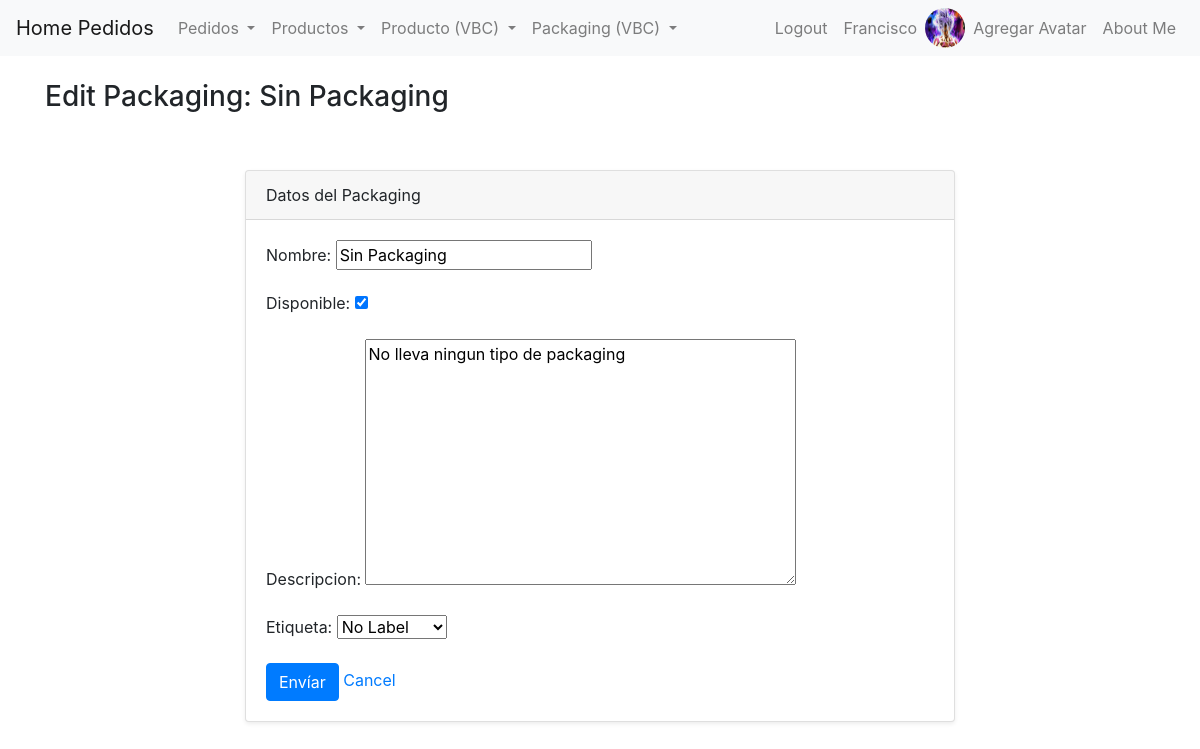
The app's page /pedidos/packaging/vbc/1/update/ (signed in) with its own data.
### pedidos/models.py (models this page shows, shortened)
class Avatar(models.Model):
    user = models.OneToOneField(User, on_delete=models.CASCADE, related_name='avatar')
    image = models.ImageField(upload_to='avatars/')

class Packaging(models.Model):
    class Etiqueta(models.TextChoices):
        LIBRE_DE_GLUTEN = 'Gluten Free' , 'Gluten Free'
        VEGANO = 'Vegan' , 'Vegan'
        CONTIENE_TRIGO = 'With Wheat' , 'With Wheat'
        LIBRE_DE_AZUCAR = 'Sugar Free' , 'Sugar Free'
        SIN_ETIQUETA = 'No Label' , 'No Label'
    nombre = models.CharField(max_length=100)
    disponible = models.BooleanField(default=True)
    descripcion = models.TextField(blank=True, null=True)
    etiqueta = models.CharField(
            max_length=20,
            choices=Etiqueta.choices,
            default=Etiqueta.SIN_ETIQUETA,
    )
    descripcion = models.TextField(blank=True, null=True)

### pedidos/views.py (the view)
# urls.py: path("packaging/vbc/<int:pk>/update/", PackagingUpdateView.as_view(), name="vbc_packaging_update"),
class PackagingUpdateView(LoginRequiredMixin , UpdateView):
    model = Packaging
    template_name = "pedidos/vbc/form-create-packaging.html"
    fields = ["nombre", "disponible", "descripcion", "etiqueta"]
    context_object_name = "form"
    success_url = reverse_lazy("vbc_packaging_list")

### pedidos/templates/pedidos/vbc/form-create-packaging.html (shortened to what this page needs)
{% extends 'pedidos/base.html' %}
{% block content %}
<h3>{% if object %}Edit Packaging: {{ object.nombre }}{% else %}Nuevo Packaging{% endif %}</h3>
    <section class="py-5">
        <div class="container">
            <div class="row">
                <div class="col-lg-8 mx-auto">
                    <div class="card shadow-sm">
                        <div class="card-header">
                            Datos del Packaging
                        </div>
                        <div class="card-body">
                            <form method="post">
                                {{ form.as_p }}
                                <button type="submit" class="btn btn-primary">Envíar</button>
                                <a href="{% url 'vbc_packaging_list' %}">Cancel</a>
                            </form>
                        </div>
                    </div>
                </div>
            </div>
        </div>
    </section>
{% endblock %}

### pedidos/templates/pedidos/base.html (shortened to what this page needs)
{% load static %}
<!DOCTYPE html>
<html lang="en">
<head>
    <link rel="stylesheet" href="https://stackpath.bootstrapcdn.com/bootstrap/4.5.2/css/bootstrap.min.css">
</head>
<body>
    <nav class="navbar navbar-expand-lg navbar-light bg-light">
        <a class="navbar-brand" href="/pedidos"> Home Pedidos</a>
        <div class="collapse navbar-collapse" id="navbarNav">
            <ul class="navbar-nav">
                {% if user.is_authenticated %}
                <li class="nav-item dropdown">
                    <a class="nav-link dropdown-toggle" href="#" id="navbarDropdownMenuLinkPedido" role="button" data-toggle="dropdown" aria-haspopup="true" aria-expanded="false">
                        Pedidos
                    </a>
                </li>
                <li class="nav-item dropdown">
                    <a class="nav-link dropdown-toggle" href="#" id="navbarDropdownMenuLinkProducto" role="button" data-toggle="dropdown" aria-haspopup="true" aria-expanded="false">
                        Productos
                    </a>
                </li>
                  <li class="nav-item dropdown">
                    <a class="nav-link dropdown-toggle" href="#" id="navbarDropdownMenuLinkProducto" role="button" data-toggle="dropdown" aria-haspopup="true" aria-expanded="false">
                        Producto (VBC)
                    </a>
                </li>
            <li class="nav-item dropdown">
              <a class="nav-link dropdown-toggle" href="#" id="navbarDropdownMenuLinkPackaging" role="button" data-toggle="dropdown" aria-haspopup="true" aria-expanded="false">
                  Packaging (VBC)
              </a>
          </li>
          {% endif %}
        </ul>
        <ul class="navbar-nav ml-auto">
            {% if user.is_authenticated %}
                <li class="nav-item">
                    <a class="nav-link" href="{% url 'logout' %}">Logout</a>
                </li>
                <li class="nav-item">
                    <a class="nav-link" href="{% url 'editar-perfil' %}">{{ user }}</a>
                </li>
                <li class="nav-item">
                    {% if user.avatar.image %}
                    <img src="{{ user.avatar.image.url }}" alt="Avatar" style="height: 40px; width: 40px; border-radius: 50%;">
                    {% endif %}
                    <li class="nav-item">
                        <a href="{% url 'avatar_add' %}" class="nav-link">Agregar Avatar</a>
                    </li>
                </li>
            {% endif %}
                <li class="nav-item">
                    <a class="nav-link" href="{% url 'about' %}">About Me</a>
                </li>
        </ul>
        </div>
    </nav>
    <div class="container mt-4">
        {% block content %}{% endblock content %}
    </div>
</body>
</html>

### records on screen
Packaging: nombre "Sin Packaging", disponible "☑", descripcion "No lleva ningun tipo de packaging", etiqueta "No Label"

### other values on screen
{{ user }} "Francisco"
